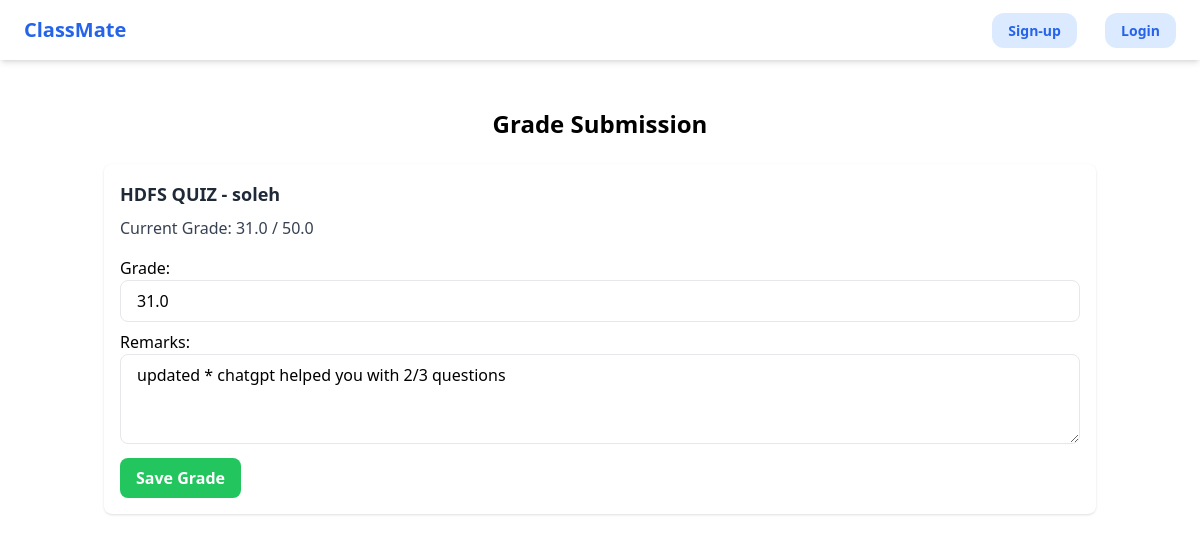
The app's page /classroom/grade_submission/5/ with its own data.
### submission/models.py (models this page shows, shortened)
class Submission(models.Model):
    assignment = models.ForeignKey(Assignment, on_delete=models.CASCADE)
    student = models.ForeignKey(UserProfile, on_delete=models.CASCADE)
    submitted_at = models.DateTimeField(auto_now_add=True)
    file = models.FileField(upload_to='submissions/')
    is_graded = models.BooleanField(default=False)

class Grade(models.Model):
    submission = models.ForeignKey(Submission, on_delete=models.CASCADE, null=True, blank=True)
    student = models.ForeignKey(UserProfile, on_delete=models.CASCADE)
    grade = models.FloatField()
    remarks = models.TextField(blank=True, null=True)

### classroom/models.py (models this page shows, shortened)
class Assignment(models.Model):
    classroom = models.ForeignKey(Classroom, on_delete=models.CASCADE)
    title = models.CharField(max_length=255)
    description = models.TextField()
    due_date = models.DateField()
    is_done = models.BooleanField(default=False)
    file = models.FileField(upload_to='assignments/', blank=True, null=True)
    total_marks = models.FloatField(default=0)

### core/models.py (models this page shows, shortened)
class UserProfile(models.Model):
    user = models.OneToOneField(User, on_delete=models.CASCADE, related_name='profile')
    is_student = models.BooleanField(default=False)
    is_instructor = models.BooleanField(default=False)

### classroom/views.py (the view)
# urls.py: path('grade_submission/<int:submission_id>/', views.grade_submission, name='grade_submission'),
def grade_submission(request, submission_id):
    submission = get_object_or_404(Submission, id=submission_id)
    try:
        grade_instance = Grade.objects.get(submission=submission, student=submission.student)
    except Grade.DoesNotExist:
        grade_instance = None
    if request.method == 'POST':
        form = GradeForm(request.POST, instance=grade_instance)
        if form.is_valid():
            grade_instance = form.save(commit=False)
            if not grade_instance.pk:
                grade_instance.submission = submission
                grade_instance.student = submission.student
            grade_instance.save()
            submission.is_graded = True
            submission.save()
            messages.success(request, "The grade has been successfully updated.")
            return redirect('classroom:show_submissions')
    else:
        form = GradeForm(instance=grade_instance)
    return render(request, 'classroom/grade_submission.html', {
        'form': form,
        'submission': submission,
        'grade': grade_instance
    })

### classroom/forms.py
class GradeForm(forms.ModelForm):
    class Meta:
        model = Grade
        fields = ['grade', 'remarks']
        widgets = {
            'grade': forms.NumberInput(attrs={
                'class': 'w-full py-2 px-4 border rounded-lg mb-2',
                'min': 0,
                'step': 0.01
            }),
            'remarks': forms.Textarea(attrs={
                'class': 'w-full py-2 px-4 border rounded-lg mb-2',
                'rows': 3,
                'placeholder': 'Enter remarks (optional)'
            }),
        }

### classroom/templates/classroom/grade_submission.html (shortened to what this page needs)
{% extends 'core/base.html' %}
{% block content %}
<div class="container mx-auto px-4 py-6">
    <h1 class="text-2xl font-semibold mb-6 text-center">Grade Submission</h1>
    <div class="bg-white rounded-lg shadow p-4">
        <h2 class="text-lg font-bold text-gray-800 mb-2">{{ submission.assignment.title }} - {{ submission.student.user.username }}</h2>
        {% if grade %}
        <p class="text-gray-700 mb-4">Current Grade: {{ grade.grade }} / {{ submission.assignment.total_marks }}</p>
        {% endif %}
        <form method="post">
            {{ form.as_p }}
            <button type="submit" class="bg-green-500 hover:bg-green-700 text-white font-bold py-2 px-4 rounded-lg">Save Grade</button>
        </form>
    </div>
</div>
{% endblock %}

### records on screen
Submission: assignment "HDFS QUIZ", student.user.username "soleh", assignment.total_marks "50.0"
Grade: grade "31.0", remarks "updated * chatgpt helped you with 2/3 questions"
